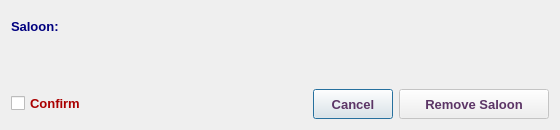
<?xml version="1.0" encoding="UTF-8"?>
<ui version="4.0">
 <class>RemoveSaloonDialog</class>
 <widget class="QDialog" name="RemoveSaloonDialog">
  <property name="geometry">
   <rect>
    <x>0</x>
    <y>0</y>
    <width>560</width>
    <height>130</height>
   </rect>
  </property>
  <property name="sizePolicy">
   <sizepolicy hsizetype="Fixed" vsizetype="Fixed">
    <horstretch>0</horstretch>
    <verstretch>0</verstretch>
   </sizepolicy>
  </property>
  <property name="minimumSize">
   <size>
    <width>560</width>
    <height>130</height>
   </size>
  </property>
  <property name="maximumSize">
   <size>
    <width>561</width>
    <height>131</height>
   </size>
  </property>
  <property name="font">
   <font>
    <family>Tahoma</family>
    <pointsize>10</pointsize>
   </font>
  </property>
  <property name="windowTitle">
   <string>Remove Saloon</string>
  </property>
  <property name="windowIcon">
   <iconset resource="../../../../image.qrc">
    <normaloff>:/Image/remove.png</normaloff>:/Image/remove.png</iconset>
  </property>
  <layout class="QVBoxLayout" name="verticalLayout">
   <item>
    <layout class="QHBoxLayout" name="horizontalLayout_3">
     <item>
      <widget class="QLabel" name="label">
       <property name="minimumSize">
        <size>
         <width>120</width>
         <height>30</height>
        </size>
       </property>
       <property name="maximumSize">
        <size>
         <width>120</width>
         <height>30</height>
        </size>
       </property>
       <property name="font">
        <font>
         <family>Tahoma</family>
         <pointsize>10</pointsize>
         <weight>75</weight>
         <bold>true</bold>
        </font>
       </property>
       <property name="styleSheet">
        <string notr="true">color: rgb(0, 0, 127);</string>
       </property>
       <property name="text">
        <string>Saloon:</string>
       </property>
      </widget>
     </item>
     <item>
      <widget class="QLabel" name="saloonLbl">
       <property name="minimumSize">
        <size>
         <width>400</width>
         <height>30</height>
        </size>
       </property>
       <property name="maximumSize">
        <size>
         <width>8000</width>
         <height>30</height>
        </size>
       </property>
       <property name="font">
        <font>
         <family>Tahoma</family>
         <pointsize>10</pointsize>
         <weight>75</weight>
         <bold>true</bold>
        </font>
       </property>
       <property name="styleSheet">
        <string notr="true">color: rgb(85, 0, 127);</string>
       </property>
       <property name="text">
        <string/>
       </property>
       <property name="wordWrap">
        <bool>true</bool>
       </property>
      </widget>
     </item>
    </layout>
   </item>
   <item>
    <spacer name="verticalSpacer">
     <property name="font">
      <font>
       <family>Tahoma</family>
       <pointsize>10</pointsize>
      </font>
     </property>
     <property name="orientation">
      <enum>Qt::Vertical</enum>
     </property>
     <property name="sizeHint" stdset="0">
      <size>
       <width>20</width>
       <height>40</height>
      </size>
     </property>
    </spacer>
   </item>
   <item>
    <layout class="QHBoxLayout" name="horizontalLayout">
     <item>
      <widget class="QCheckBox" name="checkBox">
       <property name="font">
        <font>
         <family>Tahoma</family>
         <pointsize>10</pointsize>
         <weight>75</weight>
         <bold>true</bold>
        </font>
       </property>
       <property name="styleSheet">
        <string notr="true">color: rgb(170, 0, 0);</string>
       </property>
       <property name="text">
        <string>Confirm</string>
       </property>
      </widget>
     </item>
     <item>
      <spacer name="horizontalSpacer">
       <property name="font">
        <font>
         <family>Tahoma</family>
         <pointsize>10</pointsize>
        </font>
       </property>
       <property name="orientation">
        <enum>Qt::Horizontal</enum>
       </property>
       <property name="sizeHint" stdset="0">
        <size>
         <width>40</width>
         <height>20</height>
        </size>
       </property>
      </spacer>
     </item>
     <item>
      <widget class="QPushButton" name="CancelBtn">
       <property name="sizePolicy">
        <sizepolicy hsizetype="Preferred" vsizetype="Preferred">
         <horstretch>0</horstretch>
         <verstretch>0</verstretch>
        </sizepolicy>
       </property>
       <property name="minimumSize">
        <size>
         <width>0</width>
         <height>30</height>
        </size>
       </property>
       <property name="maximumSize">
        <size>
         <width>16777215</width>
         <height>30</height>
        </size>
       </property>
       <property name="font">
        <font>
         <family>Tahoma</family>
         <pointsize>10</pointsize>
         <weight>75</weight>
         <bold>true</bold>
        </font>
       </property>
       <property name="styleSheet">
        <string notr="true">color: rgb(92, 53, 102);</string>
       </property>
       <property name="text">
        <string>Cancel</string>
       </property>
      </widget>
     </item>
     <item>
      <widget class="QPushButton" name="okBtn">
       <property name="enabled">
        <bool>false</bool>
       </property>
       <property name="sizePolicy">
        <sizepolicy hsizetype="Preferred" vsizetype="Preferred">
         <horstretch>0</horstretch>
         <verstretch>0</verstretch>
        </sizepolicy>
       </property>
       <property name="minimumSize">
        <size>
         <width>150</width>
         <height>30</height>
        </size>
       </property>
       <property name="maximumSize">
        <size>
         <width>200</width>
         <height>30</height>
        </size>
       </property>
       <property name="font">
        <font>
         <family>Tahoma</family>
         <pointsize>10</pointsize>
         <weight>75</weight>
         <bold>true</bold>
        </font>
       </property>
       <property name="styleSheet">
        <string notr="true">color: rgb(92, 53, 102);</string>
       </property>
       <property name="text">
        <string>Remove Saloon</string>
       </property>
       <property name="icon">
        <iconset resource="../../../../image.qrc">
         <normaloff>:/Image/remove.png</normaloff>:/Image/remove.png</iconset>
       </property>
       <property name="iconSize">
        <size>
         <width>20</width>
         <height>20</height>
        </size>
       </property>
      </widget>
     </item>
    </layout>
   </item>
  </layout>
 </widget>
 <tabstops>
  <tabstop>checkBox</tabstop>
  <tabstop>okBtn</tabstop>
  <tabstop>CancelBtn</tabstop>
 </tabstops>
 <resources>
  <include location="../../../../image.qrc"/>
 </resources>
 <connections/>
</ui>
